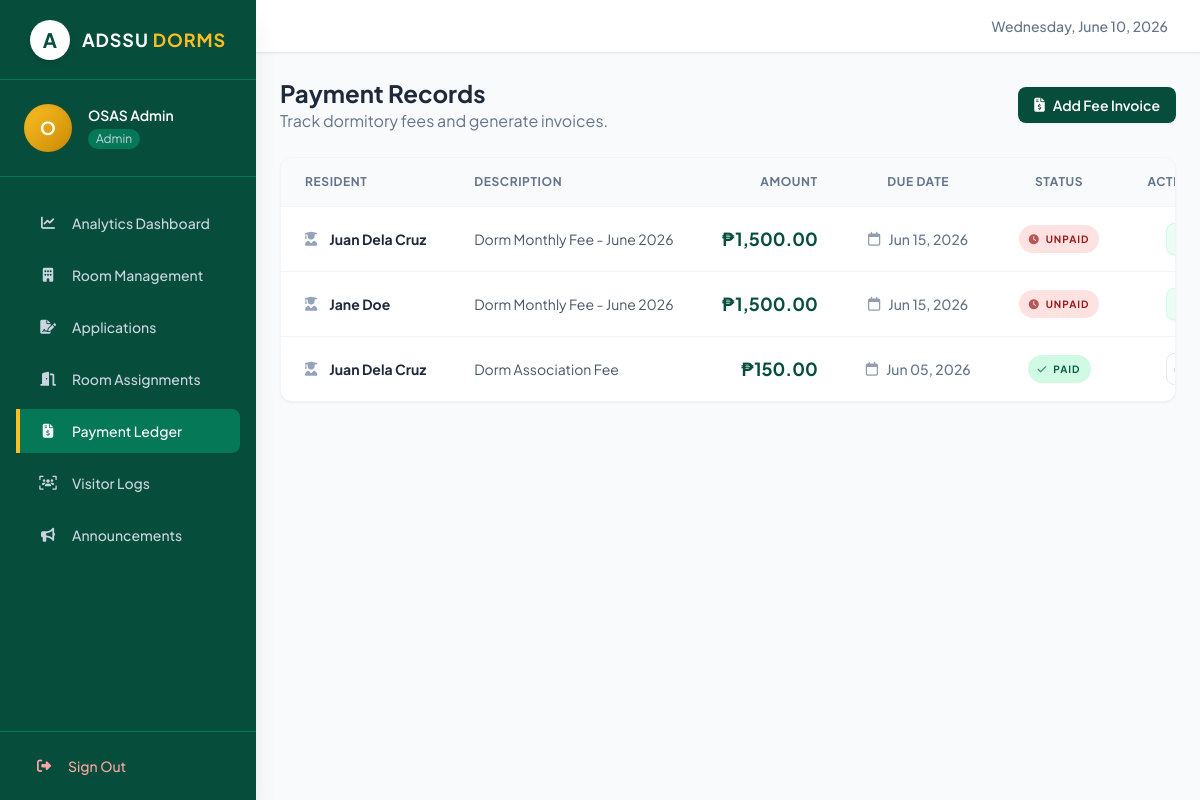
/admin/payments (signed in), run on the app's committed database.
### tables this page shows
CREATE TABLE IF NOT EXISTS payments (
    id INT AUTO_INCREMENT PRIMARY KEY,
    student_id INT NOT NULL,
    amount DECIMAL(10,2) NOT NULL,
    description VARCHAR(255) NOT NULL,
    status ENUM('Unpaid', 'Paid') DEFAULT 'Unpaid',
    due_date DATE NOT NULL,
    paid_date DATE NULL,
    receipt_number VARCHAR(50) DEFAULT NULL,
    FOREIGN KEY (student_id) REFERENCES users(id) ON DELETE CASCADE
);

CREATE TABLE IF NOT EXISTS users (
    id INT AUTO_INCREMENT PRIMARY KEY,
    name VARCHAR(100) NOT NULL,
    email VARCHAR(100) NOT NULL UNIQUE,
    password_hash VARCHAR(255) NOT NULL,
    role ENUM('student', 'supervisor', 'admin') NOT NULL,
    created_at TIMESTAMP DEFAULT CURRENT_TIMESTAMP
);

### controllers/AdminController.php (called while the page is built, shortened)
<?php
class AdminController extends BaseController {
    public function payments() {
        $stmt = $this->pdo->query("
            SELECT p.*, u.name as student_name
            FROM payments p
            JOIN users u ON p.student_id = u.id
            ORDER BY p.due_date DESC
        ");
        $payments = $stmt->fetchAll();
        $this->view('admin/payments', ['payments' => $payments]);
    }
}
?>

### views/admin/payments.php (the view, shortened to what this page needs)
<?php include 'views/layouts/header.php'; ?>
<div class="flex flex-col md:flex-row justify-between items-start md:items-center mb-6 gap-4">
    <div>
        <h2 class="text-2xl font-bold text-slate-800">Payment Records</h2>
        <p class="text-slate-500">Track dormitory fees and generate invoices.</p>
    </div>
    <div>
        <button class="inline-flex items-center px-4 py-2 bg-adssu-green text-white rounded-lg hover:bg-adssu-green_light transition-colors text-sm font-semibold shadow-sm focus:ring-2 focus:ring-adssu-green focus:ring-offset-2">
            <i class="fa-solid fa-file-invoice-dollar mr-2"></i> Add Fee Invoice
        </button>
    </div>
</div>
<div class="bg-white rounded-xl shadow-sm border border-slate-100 overflow-hidden">
    <div class="overflow-x-auto">
        <table class="w-full text-left text-sm whitespace-nowrap">
            <thead class="bg-slate-50 border-b border-slate-100 text-slate-500 text-xs uppercase tracking-wider font-bold">
                <tr>
                    <th class="px-6 py-4">Resident</th>
                    <th class="px-6 py-4">Description</th>
                    <th class="px-6 py-4 text-right">Amount</th>
                    <th class="px-6 py-4 text-center">Due Date</th>
                    <th class="px-6 py-4 text-center">Status</th>
                    <th class="px-6 py-4 text-right">Action</th>
                </tr>
            </thead>
            <tbody class="divide-y divide-slate-100">
                <?php if(empty($payments)): ?>
                    <tr><td colspan="6" class="px-6 py-12 text-center text-slate-500">No payment records found.</td></tr>
                <?php else: ?>
                    <?php foreach ($payments as $pay): ?>
                    <tr class="hover:bg-slate-50/50 transition-colors">
                        <td class="px-6 py-4">
                            <div class="font-bold text-slate-800 flex items-center">
                                <i class="fa-solid fa-user-graduate text-slate-400 mr-3"></i>
                                <?php echo htmlspecialchars($pay['student_name']); ?>
                            </div>
                        </td>
                        <td class="px-6 py-4 text-slate-600">
                            <?php echo htmlspecialchars($pay['description']); ?>
                        </td>
                        <td class="px-6 py-4 text-right">
                            <span class="text-lg font-bold text-adssu-green">₱<?php echo number_format($pay['amount'], 2); ?></span>
                        </td>
                        <td class="px-6 py-4 text-center text-slate-500 font-medium">
                            <div class="flex items-center justify-center">
                                <i class="fa-regular fa-calendar mr-2 opacity-70"></i>
                                <?php echo date('M d, Y', strtotime($pay['due_date'])); ?>
                            </div>
                        </td>
                        <td class="px-6 py-4 text-center">
                            <?php if ($pay['status'] == 'Paid'): ?>
                                <span class="inline-flex items-center px-2.5 py-1 rounded-full text-[10px] font-bold bg-emerald-100 text-emerald-800 uppercase tracking-widest">
                                    <i class="fa-solid fa-check mr-1.5 opacity-70"></i> Paid
                                </span>
                            <?php else: ?>
                                <span class="inline-flex items-center px-2.5 py-1 rounded-full text-[10px] font-bold bg-red-100 text-red-800 uppercase tracking-widest">
                                    <i class="fa-solid fa-clock mr-1.5 opacity-70"></i> Unpaid
                                </span>
                            <?php endif; ?>
                        </td>
                        <td class="px-6 py-4 text-right">
                            <?php if ($pay['status'] == 'Unpaid'): ?>
                                <form method="POST" class="inline">
                                    <button type="submit" class="inline-flex items-center justify-center w-8 h-8 rounded-lg bg-emerald-50 text-emerald-600 hover:bg-emerald-500 hover:text-white transition-colors shadow-sm border border-emerald-100 hover:border-transparent" title="Mark as Paid">
                                    </button>
                                </form>
                            <?php else: ?>
                                <button onclick="window.print()" class="inline-flex items-center justify-center w-8 h-8 rounded-lg border border-slate-200 text-slate-500 hover:text-adssu-green hover:border-adssu-green hover:bg-adssu-green/5 transition-colors" title="Print Receipt">
                                </button>
                            <?php endif; ?>
                        </td>
                    </tr>
                    <?php endforeach; ?>
                <?php endif; ?>
            </tbody>
        </table>
    </div>
</div>
<?php include 'views/layouts/footer.php'; ?>

### data on the page
payments: student.name "Juan Dela Cruz", description "Dorm Monthly Fee - June 2026", amount "1,500.00", due_date "Jun 15, 2026", status "Unpaid" (drawn)
payments: student.name "Jane Doe", description "Dorm Monthly Fee - June 2026", amount "1,500.00", due_date "Jun 15, 2026", status "Unpaid" (drawn)
payments: student.name "Juan Dela Cruz", description "Dorm Association Fee", amount "150.00", due_date "Jun 05, 2026", status "Paid" (drawn)

### other printed values
substr($_SESSION['name'], 0, 1) "O"
$_SESSION['name'] "OSAS Admin"
$_SESSION['role'] "Admin"
$label "Analytics Dashboard Room Management Applications Room Assignments Payment Ledger Visitor Logs Announcements"
